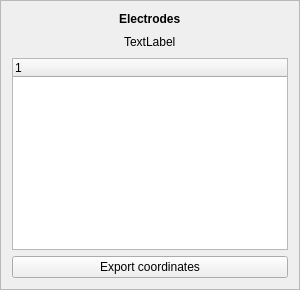
                  <widget class="QFrame" name="frame_18">
                   <property name="minimumSize">
                    <size>
                     <width>300</width>
                     <height>0</height>
                    </size>
                   </property>
                   <property name="maximumSize">
                    <size>
                     <width>300</width>
                     <height>16777215</height>
                    </size>
                   </property>
                   <property name="frameShape">
                    <enum>QFrame::Shape::StyledPanel</enum>
                   </property>
                   <property name="frameShadow">
                    <enum>QFrame::Shadow::Raised</enum>
                   </property>
                   <layout class="QVBoxLayout" name="verticalLayout">
                    <item>
                     <layout class="QVBoxLayout" name="verticalLayout_14">
                      <item alignment="Qt::AlignmentFlag::AlignHCenter">
                       <widget class="QLabel" name="label_24">
                        <property name="text">
                         <string>&lt;html&gt;&lt;head/&gt;&lt;body&gt;&lt;p&gt;&lt;span style=&quot; font-weight:700;&quot;&gt;Electrodes&lt;/span&gt;&lt;/p&gt;&lt;/body&gt;&lt;/html&gt;</string>
                        </property>
                       </widget>
                      </item>
                      <item>
                       <layout class="QHBoxLayout" name="horizontalLayout_36">
                        <item>
                         <spacer name="horizontalSpacer_2">
                          <property name="orientation">
                           <enum>Qt::Orientation::Horizontal</enum>
                          </property>
                          <property name="sizeHint" stdset="0">
                           <size>
                            <width>40</width>
                            <height>20</height>
                           </size>
                          </property>
                         </spacer>
                        </item>
                        <item>
                         <widget class="QLabel" name="lbl_ElectrodesCount_2">
                          <property name="text">
                           <string>TextLabel</string>
                          </property>
                         </widget>
                        </item>
                        <item>
                         <spacer name="horizontalSpacer_37">
                          <property name="orientation">
                           <enum>Qt::Orientation::Horizontal</enum>
                          </property>
                          <property name="sizeHint" stdset="0">
                           <size>
                            <width>40</width>
                            <height>20</height>
                           </size>
                          </property>
                         </spacer>
                        </item>
                       </layout>
                      </item>
                      <item>
                       <widget class="QTreeWidget" name="tv_Electrodes_2">
                        <column>
                         <property name="text">
                          <string notr="true">1</string>
                         </property>
                        </column>
                       </widget>
                      </item>
                     </layout>
                    </item>
                    <item>
                     <widget class="QPushButton" name="Export_Coordinates_2">
                      <property name="text">
                       <string>Export coordinates</string>
                      </property>
                     </widget>
                    </item>
                   </layout>
                  </widget>
